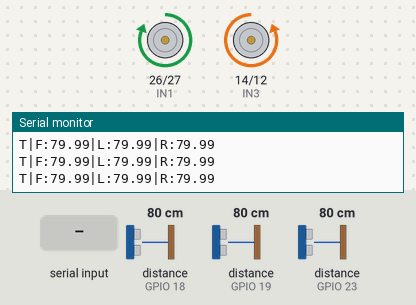
The sketch below on a simulated ESP32. On the bench: motor-driver pin pairs drawn as motors (green arrow = first pin HIGH = forward, orange = second pin HIGH = backward, longer = more drive, scaled by the enable pin), the last lines printed to the serial monitor. Wiring (inferred from the names in the program): 3 × ultrasonic range finder: trigger GPIO 4, echo GPIO 19 / trigger GPIO 5, echo GPIO 18 / trigger GPIO 15, echo GPIO 23. The test bench sets the inputs (shaded band); at power-on: distance to the obstacle (sensors on GPIO 18, GPIO 19, GPIO 23) 80 cm. The echo pulse lasts 58.3 µs per cm.

Above: at 2.2 s.
2.3 s: distance to the obstacle (sensor on GPIO 18) set to 22 cm
3.8 s: distance to the obstacle (sensor on GPIO 18) set to 18 cm
At 4.14 s:
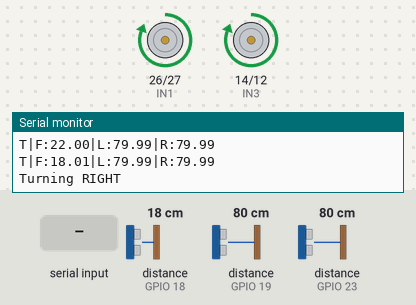
6.8 s: distance to the obstacle (sensor on GPIO 19) set to 86 cm
9.8 s: "backward\n" received over Serial
At 10.7 s:
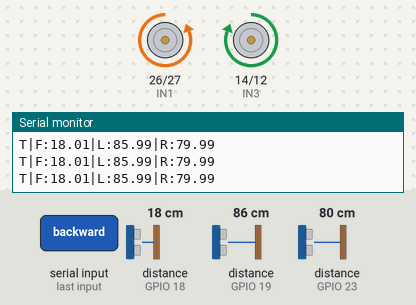
11.3 s: "forward\n" received over Serial
At 12.4 s:
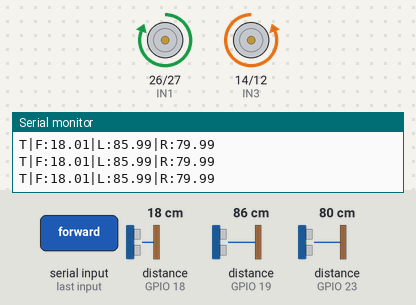
12.8 s: "left\n" received over Serial
At 13.2 s:
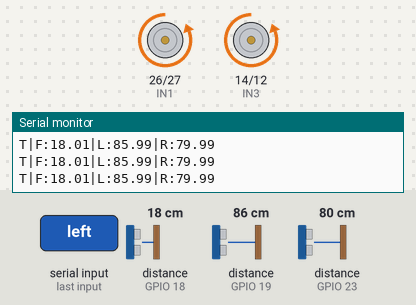
Timing chart, 0 to 15.3 s (numbered marks = the images above; inputs shaded):
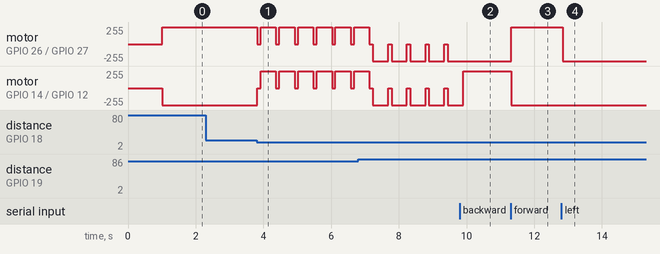

Measured:
- the behaviour switches between 21 and 20 cm on distance to the obstacle (sensor on GPIO 18) (found by bisection; images 0 and 1)
- after the input at 3.8 s, motor on GPIO 26 (IN1) / GPIO 27 (IN2), motor on GPIO 14 (IN3) / GPIO 12 (IN4): alternates forward 255/255 for 0.45 s and stopped for 0.10 s, starting at once
- after the input at 9.8 s, motor on GPIO 26 (IN1) / GPIO 27 (IN2): stops changing and stays backward 255/255
- after the input at 11.3 s, motor on GPIO 26 (IN1) / GPIO 27 (IN2): backward 255/255 → forward 255/255 at once; motor on GPIO 14 (IN3) / GPIO 12 (IN4): forward 255/255 → backward 255/255 at once
- after the input at 12.8 s, motor on GPIO 26 (IN1) / GPIO 27 (IN2): forward 255/255 → backward 255/255 at once

The sketch:

esp.ino
```cpp
// rover_serial.ino
// ESP32 code: ultrasonic telemetry + serial JSON command listener
// Requirements: ArduinoJson library (6.x)

#include <Arduino.h>
#include <ArduinoJson.h>

// Motor connections
const int ENA = 25;
const int IN1 = 26;
const int IN2 = 27;

const int ENB = 13;
const int IN3 = 14;
const int IN4 = 12;

// Motor polarity
const int LEFT_MOTOR_POLARITY  = 1;
const int RIGHT_MOTOR_POLARITY = -1;

// Ultrasonic pins
const int TRIG_F = 5;
const int ECHO_F = 18;

const int TRIG_L = 4;
const int ECHO_L = 19;

const int TRIG_R = 15;
const int ECHO_R = 23;

const float OBSTACLE_LIMIT = 20.0;   // cm

// Control state
bool remoteOverride = false;
String remoteAction = ""; // "forward", "backward", "left", "right", "stop"
String currentMode = "auto";

unsigned long lastSerialCheck = 0;
const unsigned long SERIAL_CHECK_INTERVAL = 50; // ms

// Forward declarations
float getDistance(int trigPin, int echoPin);
void setLeft(bool f);
void setRight(bool f);
void moveForward();
void moveBackward();
void turnLeft();
void turnRight();
void stopMotors();
void publishTelemetry(float F, float L, float R);
void handleSerialCommands();

void setup() {
  Serial.begin(115200);
  delay(1000);

  pinMode(ENA, OUTPUT);
  pinMode(IN1, OUTPUT);
  pinMode(IN2, OUTPUT);

  pinMode(ENB, OUTPUT);
  pinMode(IN3, OUTPUT);
  pinMode(IN4, OUTPUT);

  pinMode(TRIG_F, OUTPUT); pinMode(ECHO_F, INPUT);
  pinMode(TRIG_L, OUTPUT); pinMode(ECHO_L, INPUT);
  pinMode(TRIG_R, OUTPUT); pinMode(ECHO_R, INPUT);

  digitalWrite(ENA, HIGH);
  digitalWrite(ENB, HIGH);

  Serial.println("3-US Rover Ready!");
}

void loop() {
  // read sensors
  float F = getDistance(TRIG_F, ECHO_F);
  float L = getDistance(TRIG_L, ECHO_L);
  float R = getDistance(TRIG_R, ECHO_R);

  // print telemetry line for the Pi (parseable)
  publishTelemetry(F, L, R);

  // check serial commands periodically
  if (millis() - lastSerialCheck >= SERIAL_CHECK_INTERVAL) {
    lastSerialCheck = millis();
    handleSerialCommands();
  }

  // decide motion
  if (remoteOverride) {
    if (remoteAction == "forward") moveForward();
    else if (remoteAction == "backward") moveBackward();
    else if (remoteAction == "left") turnLeft();
    else if (remoteAction == "right") turnRight();
    else if (remoteAction == "stop") stopMotors();
    else stopMotors();
  } else {
    // autonomous fallback obstacle avoidance
    if (F < OBSTACLE_LIMIT) {
      stopMotors();
      delay(100);
      if (L > R) {
        Serial.println("Turning LEFT");
        turnLeft();
        delay(400);
      } else {
        Serial.println("Turning RIGHT");
        turnRight();
        delay(400);
      }
    } else {
      moveForward();
    }
  }

  delay(40);
}

float getDistance(int trigPin, int echoPin) {
  digitalWrite(trigPin, LOW); delayMicroseconds(2);
  digitalWrite(trigPin, HIGH); delayMicroseconds(10);
  digitalWrite(trigPin, LOW);

  unsigned long dur = pulseIn(echoPin, HIGH, 30000);
  if (dur == 0) return 999;
  return dur * 0.0343 / 2.0;
}

void setLeft(bool f) {
  bool phys = (LEFT_MOTOR_POLARITY == 1) ? f : !f;
  digitalWrite(IN1, phys ? HIGH : LOW);
  digitalWrite(IN2, phys ? LOW : HIGH);
}
void setRight(bool f) {
  bool phys = (RIGHT_MOTOR_POLARITY == 1) ? f : !f;
  digitalWrite(IN3, phys ? HIGH : LOW);
  digitalWrite(IN4, phys ? LOW : HIGH);
}

void moveForward()  { setLeft(true);  setRight(true);  }
void moveBackward() { setLeft(false); setRight(false); }
void turnLeft()     { setLeft(false); setRight(true); }
void turnRight()    { setLeft(true);  setRight(false); }
void stopMotors() {
  digitalWrite(IN1,LOW); digitalWrite(IN2,LOW);
  digitalWrite(IN3,LOW); digitalWrite(IN4,LOW);
}

void publishTelemetry(float F, float L, float R) {
  // Format telemetry as a compact JSON-like line for the Pi to parse:
  // T|F:12.3|L:34.1|R:56.2
  char buf[128];
  snprintf(buf, sizeof(buf), "T|F:%.2f|L:%.2f|R:%.2f", F, L, R);
  Serial.println(buf);
}

// Serial command handling: expects JSON on a single line, e.g.
// {"mode":"manual","action":"forward","params":{}}
void handleSerialCommands() {
  while (Serial.available()) {
    String line = Serial.readStringUntil('\n');
    line.trim();
    if (line.length() == 0) continue;

    // allow simple text commands as well
    if (line.equalsIgnoreCase("auto")) {
      currentMode = "auto";
      remoteOverride = false;
      Serial.println("MODE:auto");
      return;
    }
    if (line.equalsIgnoreCase("manual")) {
      currentMode = "manual";
      remoteOverride = true;
      Serial.println("MODE:manual");
      return;
    }

    // If line starts with { try parse JSON manually (lightweight)
    if (line.startsWith("{")) {
      // Use a fragile but simple parse: look for "action":"..."
      int a1 = line.indexOf("\"action\"");
      if (a1 >= 0) {
        int col = line.indexOf(':', a1);
        int q1 = line.indexOf('"', col);
        int q2 = line.indexOf('"', q1 + 1);
        if (q1 >= 0 && q2 > q1) {
          String action = line.substring(q1 + 1, q2);
          action.toLowerCase();
          remoteAction = action;
          remoteOverride = true;
          currentMode = "manual";
          Serial.print("REMOTE_ACTION:");
          Serial.println(remoteAction);
          continue;
        }
      }
    }

    // fallback: simple command words
    String l = line;
    l.toLowerCase();
    if (l.indexOf("forward") >= 0) {
      remoteAction = "forward"; remoteOverride = true; currentMode="manual";
      Serial.println("REMOTE_ACTION:forward");
    } else if (l.indexOf("back") >= 0) {
      remoteAction = "backward"; remoteOverride = true; currentMode="manual";
      Serial.println("REMOTE_ACTION:backward");
    } else if (l.indexOf("left") >= 0) {
      remoteAction = "left"; remoteOverride = true; currentMode="manual";
      Serial.println("REMOTE_ACTION:left");
    } else if (l.indexOf("right") >= 0) {
      remoteAction = "right"; remoteOverride = true; currentMode="manual";
      Serial.println("REMOTE_ACTION:right");
    } else if (l.indexOf("stop") >= 0) {
      remoteAction = "stop"; remoteOverride = true; currentMode="manual";
      Serial.println("REMOTE_ACTION:stop");
    }
  }
}
```
